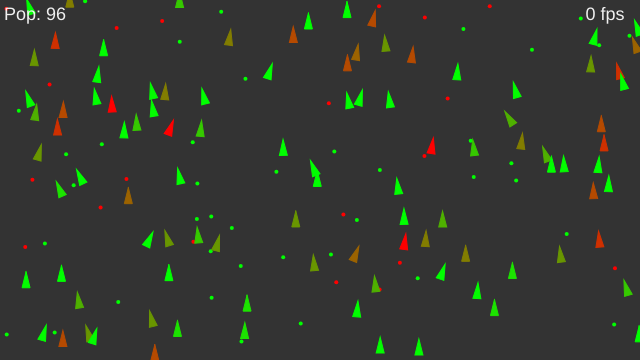
Frame 1 (no input)
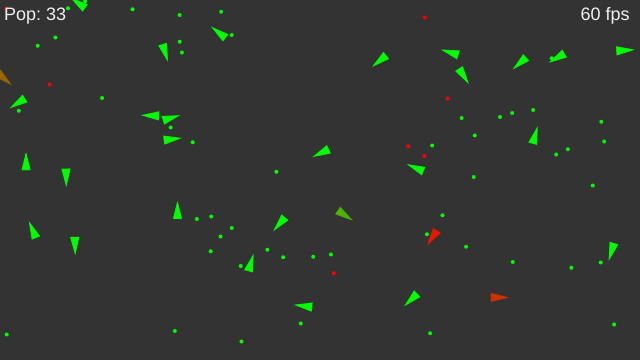
Frame 60 (no input)
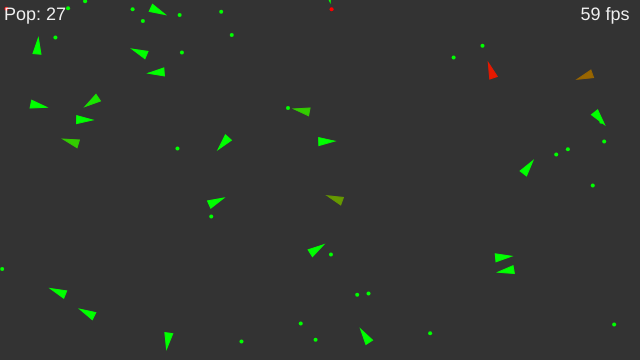
Frame 120 (the mouse pressed at the canvas centre since frame 60)

The p5.js sketch that drew these frames (run headless with seeded random() and noise() and a simulated clock; from frame 60 on, the mouse is pressed at the canvas centre):

// p5.js sketch
// ── sketch.js
// Daniel Shiffman
// The Coding Train
// Coding Challenge 69: Steering Evolution
// Part 1: https://youtu.be/flxOkx0yLrY
// Part 2: https://youtu.be/XaOVH8ZSRNA
// Part 3: https://youtu.be/vZUWTlK7D2Q
// Part 4: https://youtu.be/ykOcaInciBI
// Part 5: https://youtu.be/VnFF5V5DS8s

// https://editor.p5js.org/codingtrain/sketches/xgQNXkxx1

const population = 100;

var vehicles = [];
var food = [];
var poison = [];

var debug;

let currentFPS;
let pauseButton;
let resetButton;

let paused = false;

let foodDiv;
let poisonDiv;
let reproduceDiv;

let foodSpawnSlider;
let poisonSpawnSlider;
let reproduceSlider;

function setup() {
  createCanvas(640, 360);
  for (var i = 0; i < population; i++) {
    var x = random(width);
    var y = random(height);
    vehicles[i] = new Vehicle(x, y);
  }

  for (var i = 0; i < 40; i++) {
    var x = random(width);
    var y = random(height);
    food.push(createVector(x, y));
  }

  for (var i = 0; i < 20; i++) {
    var x = random(width);
    var y = random(height);
    poison.push(createVector(x, y));
  }

  debug = createCheckbox('Debug Visualization');
  // debug.checked(true);

  pauseButton = createButton('Pause');
  pauseButton.mousePressed(() => {
    if (paused) {
      loop();
      pauseButton.html('Pause');
    } else {
      noLoop();
      pauseButton.html("Resume");
    }
    paused = !paused;
  });

  resetButton = createButton('Reset population');
  resetButton.mousePressed(() => {
    vehicles = [];
    for (var i = 0; i < population; i++) {
      var x = random(width);
      var y = random(height);
      vehicles[i] = new Vehicle(x, y);
    }

  });

  foodDiv = createDiv('');
  foodSpawnSlider = createSlider(0, 1, 0.15, 0.005);

  poisonDiv = createDiv('');
  poisonSpawnSlider = createSlider(0, 1, 0.05, 0.005);

  reproduceDiv = createDiv('');
  reproduceSlider = createSlider(0, 1, 0.85, 0.01);

}

function mouseDragged() {
  vehicles.push(new Vehicle(mouseX, mouseY));
}

function draw() {
  background(51);


  foodDiv.html(`Chance of food spawn: ${foodSpawnSlider.value()}`)
  poisonDiv.html(`Chance of poison spawn: ${poisonSpawnSlider.value()}`)
  reproduceDiv.html(`Chance to reproduce when near another vehicle: ${reproduceSlider.value()}`)


  if (random(1) < foodSpawnSlider.value()) {
    var x = random(width);
    var y = random(height);
    food.push(createVector(x, y));
  }

  if (random(1) < poisonSpawnSlider.value()) {
    var x = random(width);
    var y = random(height);
    poison.push(createVector(x, y));
  }

  if (random(1) < poisonSpawnSlider.value() / 2) {
    poison.splice(0, random(1, 3));
  }

  for (var i = 0; i < food.length; i++) {
    fill(0, 255, 0);
    noStroke();
    ellipse(food[i].x, food[i].y, 4, 4);
  }

  for (var i = 0; i < poison.length; i++) {
    fill(255, 0, 0);
    noStroke();
    ellipse(poison[i].x, poison[i].y, 4, 4);
  }

  for (var i = vehicles.length - 1; i >= 0; i--) {
    vehicles[i].boundaries();
    vehicles[i].behaviors(food, poison);
    vehicles[i].update();
    vehicles[i].altruism(vehicles);
    vehicles[i].display();

    var newVehicle = vehicles[i].reproduce(vehicles);
    if (newVehicle != null) {
      vehicles.push(newVehicle);
    }

    if (vehicles[i].dead()) {
      var x = vehicles[i].position.x;
      var y = vehicles[i].position.y;
      food.push(createVector(x, y));
      vehicles.splice(i, 1);
    }
  }

  textAlign(CENTER, CENTER);
  textSize(18);
  fill(240);
  text(`${currentFPS || 0} fps`, width - 35, 15);
  if (frameCount % 10 == 0) {
    currentFPS = floor(frameRate());
  }

  textAlign(CENTER, CENTER);
  textSize(18);
  fill(240);
  text(`Pop: ${vehicles.length}`, 35, 15);

}
// ── vehicle.js
// Daniel Shiffman
// The Coding Train
// Coding Challenge 69: Steering Evolution
// Part 1: https://youtu.be/flxOkx0yLrY
// Part 2: https://youtu.be/XaOVH8ZSRNA
// Part 3: https://youtu.be/vZUWTlK7D2Q
// Part 4: https://youtu.be/ykOcaInciBI
// Part 5: https://youtu.be/VnFF5V5DS8s

// https://editor.p5js.org/codingtrain/sketches/xgQNXkxx1

const mr = 0.01;

function Vehicle(x, y, dna) {
  this.acceleration = createVector(0, 0);
  this.velocity = createVector(0, -2);
  this.position = createVector(x, y);
  this.r = 4;
  this.maxspeed = 5;
  this.maxforce = 0.5;

  this.health = 1;

  this.firstFrame = frameCount;
  this.lastFrame = frameCount + 14000; // max age is 14000 frames (233 seconds)
  this.lastReproduced = null;

  this.dna = [];
  if (dna === undefined) {
    // Food weight
    this.dna[0] = random(-2, 2);
    // Poison weight
    this.dna[1] = random(-2, 2);
    // Food perception
    this.dna[2] = random(0, 100);
    // Poision Percepton
    this.dna[3] = random(0, 100);
    // Altruism DNA:
    // determines perception radius of seeing another Vehicle
    // ALSO USED FOR REPRODUCTION!!!!
    // HAVE TO SEE ANOTHER VEHICLE TO REPRODUCE
    this.dna[4] = random(10, 110);
    // determines the probability of giving away food if coming into contact with another vehicles
    // this is the chance that a vehicle will give away food in a social way, just for merit of
    // being a vehicle. It depends on nothing
    this.dna[5] = random(0, 1);
    // desire for help. This part of the DNA is how willing the vehicle is to
    // go to another vehicle in the hopes of receiving altruism
    this.dna[6] = random(-2, 2);
    // probabilty of pity. Any vehicles encountered by this vehicle with less
    // health than this value will always be given food, regardless of this.dna[5]
    this.dna[7] = random(0, 1);
    // fecundity: desire to seek a mate. Competes with desire to
    // avoid poison and seek food and seek altruism
    this.dna[8] = random(-2, 2);
    // age of maturity: the age (in frames) at which the vehicle becomes capable of
    // reproduction. This is needed because reproduction chance needs to be high
    // since proximity is required, but early on there are too many vehicles and the
    // growth spirals
    // maturity reached in ~2 to 6 seconds of birth;
    this.dna[9] = random(2 * 60, 6 * 60);
  } else {
    // Mutation
    this.dna[0] = dna[0];
    if (random(1) < mr) {
      this.dna[0] += random(-0.1, 0.1);
    }
    this.dna[1] = dna[1];
    if (random(1) < mr) {
      this.dna[1] += random(-0.1, 0.1);
    }
    this.dna[2] = dna[2];
    if (random(1) < mr) {
      this.dna[2] += random(-10, 10);
    }
    this.dna[3] = dna[3];
    if (random(1) < mr) {
      this.dna[3] += random(-10, 10);
    }
    this.dna[4] = dna[4];
    if (random(1) < mr) {
      this.dna[4] += random(-8, 8);
    }
    this.dna[5] = dna[5];
    if (random(1) < mr) {
      this.dna[5] += random(-0.05, 0.05);
    }
    this.dna[6] = dna[6];
    if (random(1) < mr) {
      this.dna[6] += random(-0.1, 0.1);
    }
    this.dna[7] = dna[7];
    if (random(1) < mr) {
      this.dna[7] += random(-0.05, 0.05);
    }
    this.dna[8] = dna[8];
    if (random(1) < mr) {
      this.dna[8] += random(-0.1, 0.1);
    }
    this.dna[9] = dna[9];
    if (random(1) < mr) {
      this.dna[9] += random(-60, 60);
    }
  }

  // Method to update location
  this.update = function () {
    this.health -= 0.01;

    // die after 50000 frames -> reproduction is necessary
    if (frameCount > this.lastFrame) {
      this.health = -Infinity;
    }

    // Update velocity
    this.velocity.add(this.acceleration);
    // Limit speed
    this.velocity.limit(this.maxspeed);
    this.position.add(this.velocity);
    // Reset accelerationelertion to 0 each cycle
    this.acceleration.mult(0);
  };

  this.altruism = function (others) {
    /*
      alternative idea. if you are sharing food, you cannot eat it.
      in a more complicated scenario eating food counts some of the timeout
      (according to this.dna[5]) and you can keep the other half in reserve
      eating only if necessary but sharing if excess. You can also be hurt
      if you come upon someone (this.dna[4]) and cannot share any food if you
      hit the chance
    */
    for (let vehicle of others) {
      if (vehicle !== this) {
        let d = this.position.dist(vehicle.position);
        if (d < this.dna[4]) {
          if (random(1) < (this.dna[5] + this.dna[7])) {
            vehicle.health += 0.1; // half the food score
            this.health -= 0.1; // simulates sharing a piece of food by 1/2
          }
        }
      }
    }
  }

  this.applyForce = function (force) {
    // We could add mass here if we want A = F / M
    this.acceleration.add(force);
  };

  this.behaviors = function (good, bad, potentialMates) {
    var steerG = this.eat(good, 0.2, this.dna[2]);
    var steerB = this.eat(bad, -1, this.dna[3]);
    let mateSteer = this.seekNearestVehicle(this.dna[4], reproduceSlider.value());
    let helpSteer = this.seekNearestVehicle(this.dna[4], this.dna[5]);

    steerG.mult(this.dna[0]);
    steerB.mult(this.dna[1]);
    helpSteer.mult(this.dna[6]);
    mateSteer.mult(this.dna[8]);

    // seek help only when health is low (calculated in seekNearestVehicle)
    // and when food is far away.
    this.applyForce(steerG);
    this.applyForce(helpSteer);
    this.applyForce(steerB);
  };

  this.seekNearestVehicle = function (perceptionDistance, willingness) {
    let record = Infinity;
    let nearest = null;

    for (let other of vehicles) {
      if (other !== this) {
        let d = this.position.dist(other.position)
        if (d < record) {
          nearest = other;
          record = d;
        }
      }
    }

    // if the vehicle's health is low there is a chance they will seek
    // another vehicle as well as food or avoiding poison. This
    // is dependent on how altruistc they are themselves. More
    // altruistic vehicles seek vehicles more often, but could be burned
    // if they seek someone that is not altruistic themselves.
    if (this.health < 0.5 && record < perceptionDistance && random(1) < willingness) {
      return this.seek(nearest.position)
    } else {
      return createVector(0, 0)
    }
  }

  this.reproduce = function (population) {
    let nearest = null;
    let record = Infinity;
    for (let i = 0; i < population.length; i++) {
      if (this !== population[i]) {
        let d = this.position.dist(population[i].position);
        if (d < record) {
          record = d;
          nearest = population[i];
        }
      }
    }

    // check for perceptionRadius, then chance to reproduce, then old enough to reproduce (contained in DNA) then have not recently reproduced (variable 1-3 seconds but not in DNA)
    if (record < this.dna[4] && random(1) < reproduceSlider.value() && frameCount - this.firstFrame > this.dna[9] && (frameCount - this.lastReproduced) > (60 * random(0, 2))) {
      let other = nearest.dna;
      let mine = this.dna;
      let dna = [];
      if (random(1) < 0.5) {
        for (let i = 0; i < floor(this.dna.length / 2); i++) {
          dna[i] = other[i];
        }
        for (let i = floor(this.dna.length / 2); i < this.dna.length; i++) {
          dna[i] = mine[i];
        }
      } else {
        for (let i = 0; i < floor(this.dna.length / 2); i++) {
          dna[i] = mine[i];
        }
        for (let i = floor(this.dna.length / 2); i < this.dna.length; i++) {
          dna[i] = other[i];
        }
      }

      this.lastReproduced = frameCount;
      return new Vehicle(this.position.x, this.position.y, dna);
    } else {
      return null;
    }
  };

  this.eat = function (list, nutrition, perception) {
    var record = Infinity;
    var closest = null;
    for (var i = list.length - 1; i >= 0; i--) {
      var d = this.position.dist(list[i]);

      if (d < this.maxspeed) {
        list.splice(i, 1);
        this.health += nutrition;
      } else {
        if (d < record && d < perception) {
          record = d;
          closest = list[i];
        }
      }
    }

    // This is the moment of eating!

    if (closest != null) {
      return this.seek(closest);
    }

    return createVector(0, 0);
  };

  // A method that calculates a steering force towards a target
  // STEER = DESIRED MINUS VELOCITY
  this.seek = function (target) {
    var desired = p5.Vector.sub(target, this.position); // A vector pointing from the location to the target

    // Scale to maximum speed
    desired.setMag(this.maxspeed);

    // Steering = Desired minus velocity
    var steer = p5.Vector.sub(desired, this.velocity);
    steer.limit(this.maxforce); // Limit to maximum steering force

    return steer;
    //this.applyForce(steer);
  };

  this.dead = function () {
    return this.health < 0;
  };

  this.display = function () {
    // Draw a triangle rotated in the direction of velocity
    var angle = this.velocity.heading() + PI / 2;

    push();
    translate(this.position.x, this.position.y);
    rotate(angle);


    var gr = color(0, 255, 0);
    var rd = color(255, 0, 0);
    var col = lerpColor(rd, gr, this.health);

    fill(col);
    stroke(col);
    strokeWeight(1);
    beginShape();
    vertex(0, -this.r * 2);
    vertex(-this.r, this.r * 2);
    vertex(this.r, this.r * 2);
    endShape(CLOSE);


    if (debug.checked()) {
      noFill();
      strokeWeight(6);
      stroke(0, 0, 255);
      line(0, 0, 0, this.dna[6] * 25);
      ellipse(0, 0, this.dna[4] * 2);
      strokeWeight(4);
      stroke(0, 255, 0);
      line(0, 0, 0, -this.dna[0] * 25);
      strokeWeight(2);
      ellipse(0, 0, this.dna[2] * 2);
      stroke(255, 0, 0);
      line(0, 0, 0, -this.dna[1] * 25);
      ellipse(0, 0, this.dna[3] * 2);
      fill(255);
      stroke(0);
      textSize(13);
      textAlign(CENTER, CENTER);
      text(`${nf(this.dna[5], 1, 2)}`, 0, 0);
    }

    pop();
  };

  this.boundaries = function () {
    var d = 25;

    var desired = null;

    if (this.position.x < d) {
      desired = createVector(this.maxspeed, this.velocity.y);
    } else if (this.position.x > width - d) {
      desired = createVector(-this.maxspeed, this.velocity.y);
    }

    if (this.position.y < d) {
      desired = createVector(this.velocity.x, this.maxspeed);
    } else if (this.position.y > height - d) {
      desired = createVector(this.velocity.x, -this.maxspeed);
    }

    if (desired !== null) {
      desired.normalize();
      desired.mult(this.maxspeed);
      var steer = p5.Vector.sub(desired, this.velocity);
      steer.limit(this.maxforce);
      this.applyForce(steer);
    }
  };
}
